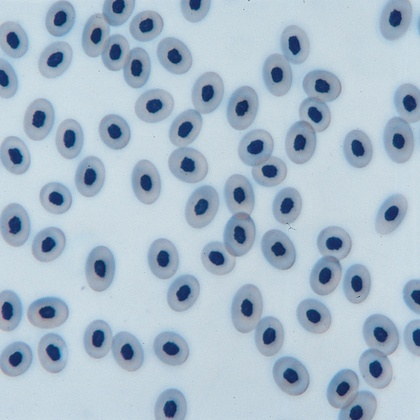
%> input picture Digital Image Processing/HW_6/bloodcel_95.jpg, 420 x 420 px, shrunk from 1000 x 1000 before the run
$ octave HW6_Q2_h.m   (GNU Octave 9; MATLAB toolbox functions it lacks are replaced by stand-ins)
%> lines starting %> are read from the running program, lines starting %| are printed output that depends on the picture; in (x1, y1, x2, y2) boxes, pixels count from 0 and x2, y2 are one past the last pixel; in counts of white or black regions, pixels touching at a corner belong together; the program's own positions count from 1
clc
clear
close all;

g=imread('bloodcel_95.jpg');
%> g is the input picture: size 420x420x3 uint8; mean R, G, B 169.1, 187.8, 203.1
f=rgb2gray(g);
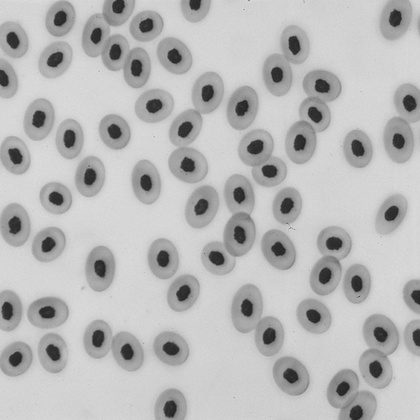
%> f: size 420x420 uint8; min 30, max 222, mean 184
f = double(f);
%> f: size 420x420 double
[M,N] = size(f);
%> M = 420; N = 420
ff = ones(M,N);
ind_x = find(f<100);
%> ind_x = 10438 values from 71 to 176326
ff(ind_x) = 0;    %binerization of image
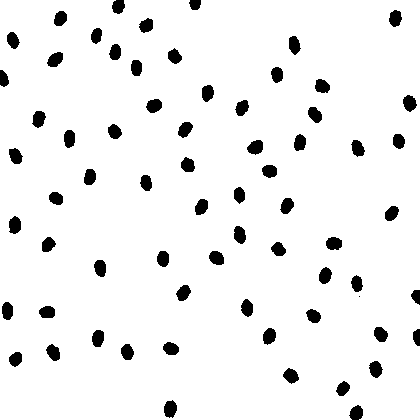
%> ff: size 420x420 double; values 0 (black) and 1 (white), 94.1% white; 68 black regions (1 under 20 px), largest, box (x1, y1, x2, y2) and area: (164, 400, 177, 418) 178, (247, 140, 263, 155) 177, (47, 52, 63, 67) 174
figure, imshow(ff);
title('binerization of cells image with threshold')

% making strel and using it for hit and miss
r=13;
W = 2*r+1;
strl = zeros(W , W);
for m=-r:r
    for n=-r:r
        d = sqrt(m.^2 + n.^2);
        if ceil(d) <= r
            strl(m+r+1,n+r+1) = -1;
        end
    end
end
figure,imshow(strl,[]),title(' disk strel with r=13');
BBW = strl;     %%% using strel


g = ones(M+W , N+W);
g(1+r:M+r , 1+r:N+r) = ff;
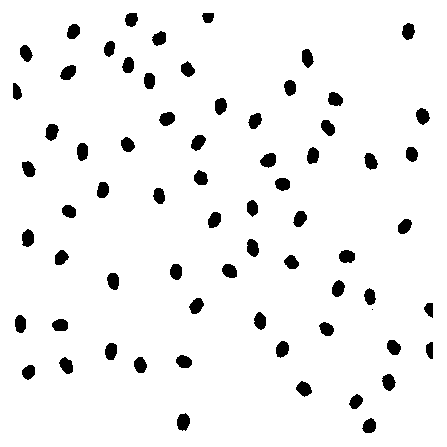
%> g: size 447x447 double; values 0 (black) and 1 (white), 94.8% white; 68 black regions (1 under 20 px), largest, box (x1, y1, x2, y2) and area: (177, 413, 190, 431) 178, (260, 153, 276, 168) 177, (60, 65, 76, 80) 174
[MM,NN] = size(g);
%> MM = 447; NN = 447


gr = bwhitmiss(ff,BBW);
%> gr: size 420x420 logical; every value is 0
gr = double(gr);
%> gr: size 420x420 double; every value is 0
figure,imshow(gr)
title('hit and miss binary image with disk strel');


p=0;
cond=0;
grr = zeros(M,N);
[ind_x,ind_y] = find(gr == 1);
%> ind_x = []; ind_y = []
thr_r = 13;
%this loop is for choosing one 1 for every cell
while cond==0
    p=p+1;

%> (the run ends here)
